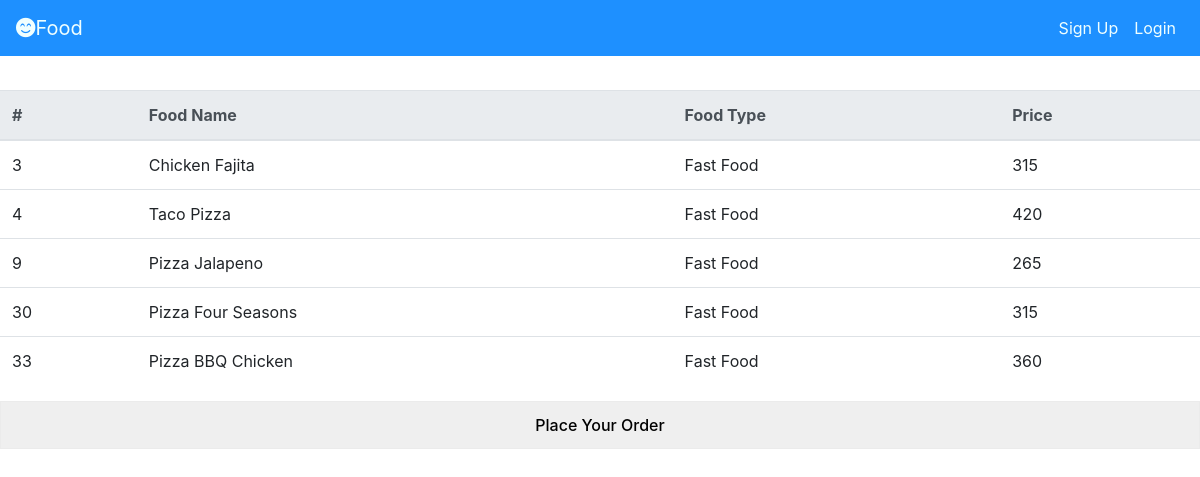
Screenshot of /res_details.php?name=Pizza Inn with the database file from the repository.
### tables this page shows
CREATE TABLE `fooditem` (
  `foodID` int(11) NOT NULL,
  `fooname` varchar(30) NOT NULL,
  `ftype` varchar(10) NOT NULL,
  `chooseRest` varchar(20) NOT NULL,
  `price` int(11) NOT NULL
);

### res_details.php (the view, shortened to what this page needs)
<!DOCTYPE html>
<html>
<head>
	<?php include 'link.php';?>
    <link rel="stylesheet" href="app6.css">
</head>
<body>
	<?php include 'nav.php';?>
	<table class="table">
	  <thead class="thead-light">
	    <tr>
	      <th scope="col">#</th>
	      <th scope="col">Food Name</th>
	      <th scope="col">Food Type</th>
	      <th scope="col">Price</th>
	    </tr>
	  </thead>
	  <tbody>
	<?php
		if(isset($_GET['name'])){
	    $name = $_GET['name'];
	    if(1){
            $conn = mysqli_connect("localhost","root","","food");
            $sql = "SELECT * FROM fooditem WHERE chooseRest ='$name'";
            $res = mysqli_query($conn,$sql);
            while ($row = mysqli_fetch_array($res)) {
                echo "<tr>";
                echo '<td>'.$row['foodID']. '</td>';
			      echo '<td>'.$row['fooname']. '</td>';
			      echo '<td>'.$row['ftype']. '</td>';
			      echo '<td>'.$row['price']. '</td>';
			    echo'</tr>';
            }
	        }
	}
	?>
	  </tbody>
</table>
<div>
	    <input type="button" value="Place Your Order" onclick="window.location.href='order.php'" />
	</div>
</body>
</html>

### css/style.css (style rules this page uses)
input, select, textarea { outline: none; appearance: unset !important; -moz-appearance: unset !important; -webkit-appearance: unset !important; -o-appearance: unset !important; -ms-appearance: unset !important; }
body { font-size: 13px; line-height: 1.8; color: blue; font-weight: 400; padding: 90px 0; }
input, select { display: block; width: 100%; border: 1px solid #ebebeb; padding: 11px 20px; box-sizing: border-box; font-family: 'Montserrat'; font-weight: 500; font-size: 13px; }

### app6.css (style rules this page uses)
body { background: url(https://images.unsplash.com/photo-1490818387583-1baba5e638af?ixlib=rb-1.2.1&ixid=eyJhcHBfaWQiOjEyMDd9&auto=format&fit=crop&w=931&q=80); background-size: cover; background-position: center; background-repeat: no-repeat; }

### rows the page displays
fooditem: foodID "3", fooname "Chicken Fajita", ftype "Fast Food", price "315"
fooditem: foodID "4", fooname "Taco Pizza", ftype "Fast Food", price "420"
fooditem: foodID "9", fooname "Pizza Jalapeno", ftype "Fast Food", price "265"
fooditem: foodID "30", fooname "Pizza Four Seasons", ftype "Fast Food", price "315"
fooditem: foodID "33", fooname "Pizza BBQ Chicken", ftype "Fast Food", price "360"
